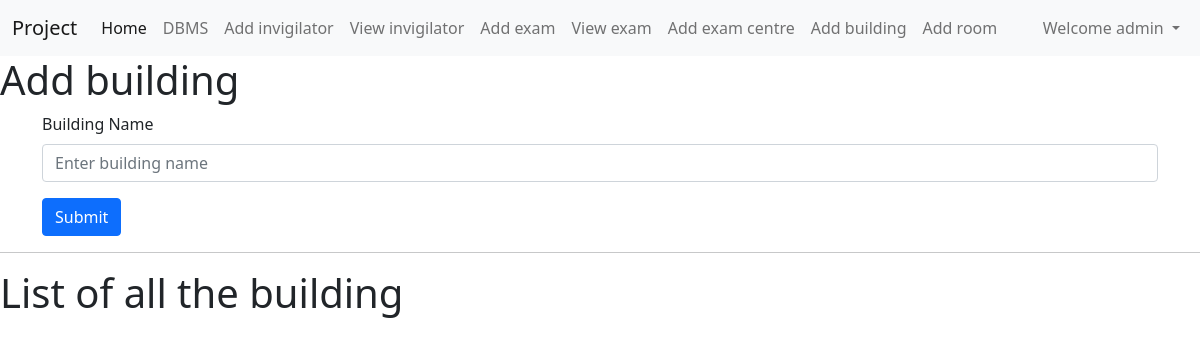
The page /addbuilding (signed in) on the database as committed earlier.
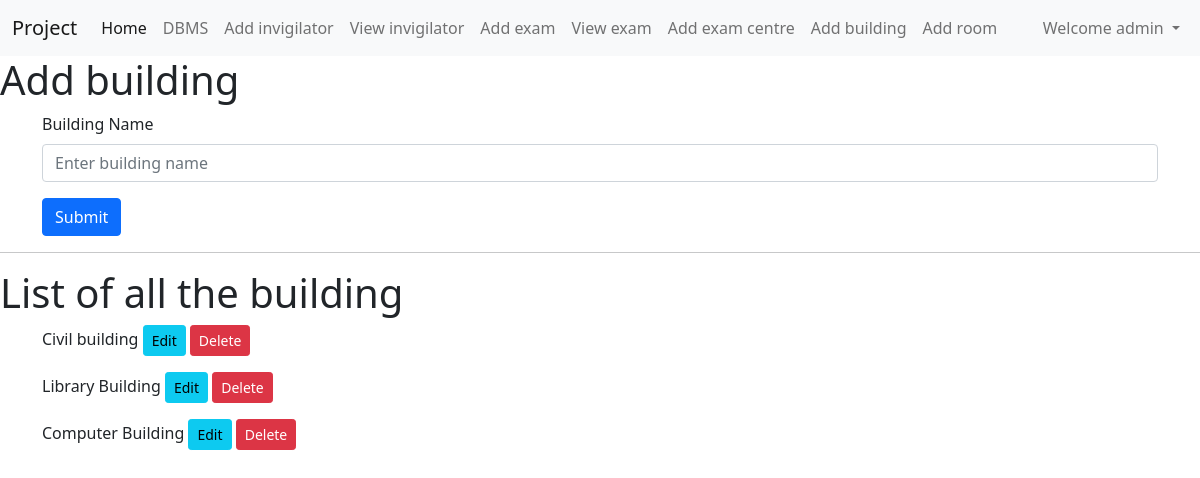
The same page on the database as committed later.
### home/models.py (models this page shows, shortened)
class Addbuilding(models.Model):
    profile = models.ForeignKey(Profile,blank=True,null=True, on_delete=models.CASCADE)
    buildingname=models.CharField(max_length=122)
    rooms=models.ManyToManyField(Addroom,blank=True)

### home/views.py (the view, shortened to what this page needs)
# urls.py: path("addbuilding",views.addbuilding,name='addbuilding'),
def addbuilding(request):
    allbuilding_data = Addbuilding.objects.all()
    data={
        'allbuilding_data':allbuilding_data,
    }
    return render(request, "addbuilding.html",data)

### templates/addbuilding.html (shortened to what this page needs)
{% extends 'base.html' %}
{% block addbuildingcontent %}
{% if addbuilding_data %}
<h1>Update building</h1>
<div class="container">
    <form method="post" action="{% url 'updatebuildingfunc' addbuilding_data.id %}">
      {% csrf_token %}
      <div class="mb-3">
        <label for="buildingname" class="form-label">Building Name</label>
        <input value="{{addbuilding_data.buildingname}}" type="text" required class="form-control"
            id="buildingname" name="buildingname" placeholder="Enter building name">
      </div>
      <button type="submit" class="btn btn-primary">Update</button>
    </form>
</div>
<div class="container">
    <h3>Selected room</h3>
    <div>
      {% for rib in roomsinbuilding %}
      <p>
        {{rib.roomname}}
        <a href="{% url 'deleteroomfrombuilding' rib.id addbuilding_data.id%}"><button
            class="btn btn-danger btn-sm">Delete</button></a>
    </p>
      {% endfor %}
    </div>
    <hr>
    <h3>Remaining rooms</h3>
    <div>
      {% for rrd in removedroom_data %}
      {% if user == rrd.profile.user %}
      <p>{{ard.roomname}}</p>
      <p>{{rrd.roomname}}
       <a href="{% url 'addroominbuilding' rrd.id addbuilding_data.id%}">
        <button class="btn btn-info btn-sm">Add</button></a>
      </p>
      {% endif %}
      {% endfor %}
    </div>
    <hr>
    <h3>All rooms</h3>
    <div>
      {% for ard in allroom_data %}
      {% if user == ard.profile.user %}
      <p>{{ard.roomname}}</p>
      {% endif %}
      {% endfor %}
    </div>
    <hr>
</div>
{% else %}
<h1>Add building</h1>
<div class="container">
  <form method="post" action="/addbuilding">
    <div class="mb-3">
      <label for="buildingname" class="form-label">Building Name</label>
      <input type="text" required class="form-control" id="buildingname" name="buildingname" placeholder="Enter building name">
    </div>
    <button type="submit" class="btn btn-primary">Submit</button>
  </form>
</div>
{% endif %}
<hr>
<h1>List of all the building</h1>
<div class="container">
    {% for abd in allbuilding_data %}
    {% if user == abd.profile.user  %}
    <p>{{abd.buildingname}}
        <a href="{% url 'updatebuilding' abd.id %}"><button class="btn btn-info btn-sm">Edit</button></a>
        <a href="{% url 'deletebuilding' abd.id %}"><button class="btn btn-danger btn-sm">Delete</button></a>
    </p>
    {% endif %}
    {% endfor %}
</div>
{% endblock addbuildingcontent %}

Rows that differ between the two databases and show on the page:
added Addbuilding: buildingname "Civil building"
added Addbuilding: buildingname "Library Building"
added Addbuilding: buildingname "Computer Building"
